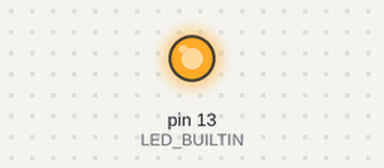
Bench run of a sketch on a simulated Arduino Uno, built with avr-gcc and run on an emulated ATmega328P. Parts: output pins drawn as LEDs (lit = HIGH).

Above: at 0.2 s.
At 20.8 s:
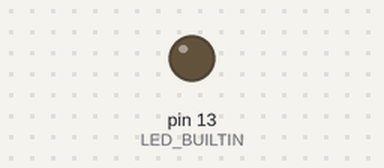
Timing chart, 0 to 23.4 s (numbered marks = the images above):
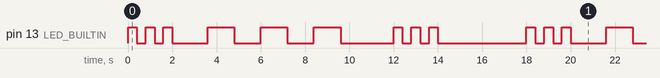

The sketch:

secuencia_original.ino
```cpp
// la función setup se ejecuta una vez cuando presionas reset o enciendes la placa
void setup() {
  // inicializa el pin digital LED_BUILTIN como una salida.
  pinMode(LED_BUILTIN, OUTPUT);
}

// la función hace parpadear el LED un número determinado de veces
void ciclo(int tiempo, int repeticiones) {
  for (int i = 0; i < repeticiones; i++) {
    digitalWrite(LED_BUILTIN, HIGH);    // enciende el LED
    delay(tiempo);                      // espera el tiempo pasado por parametro
    digitalWrite(LED_BUILTIN, LOW);     // apaga el LED
    delay(tiempo);                      // espera el tiempo pasado por parametro
  }
}

// la función loop se ejecuta una y otra vez para siempre
void loop() {
  // A
  ciclo(400, 3);    // espera 400 milisegundos y se repite el ciclo 3 veces

  // B
  delay(1200);      // espera 1200 milisegundos

  // C
  ciclo(1200, 3);   // espera 1200 milisegundos y se repite el ciclo 3 veces

  // D
  delay(1200);      // espera 1200 milisegundos

  // E
  ciclo(400, 3);    // espera 400 milisegundos y se repite el ciclo 3 veces

  // F
  delay(3600);      // espera 3600 milisegundos
}
```

Measured:
- by itself, pin 13 (LED_BUILTIN): repeats every 18.0 s: 2 × (LOW 0.40 s, HIGH 0.40 s), LOW 1.6 s, 2 × (HIGH 1.2 s, LOW 1.2 s), HIGH 1.2 s, LOW 2.4 s, 2 × (HIGH 0.40 s, LOW 0.40 s), HIGH 0.40 s, LOW 4.0 s, HIGH 0.40 s
- by itself, everything shown: repeats every 18.0 s, in 18 steps
